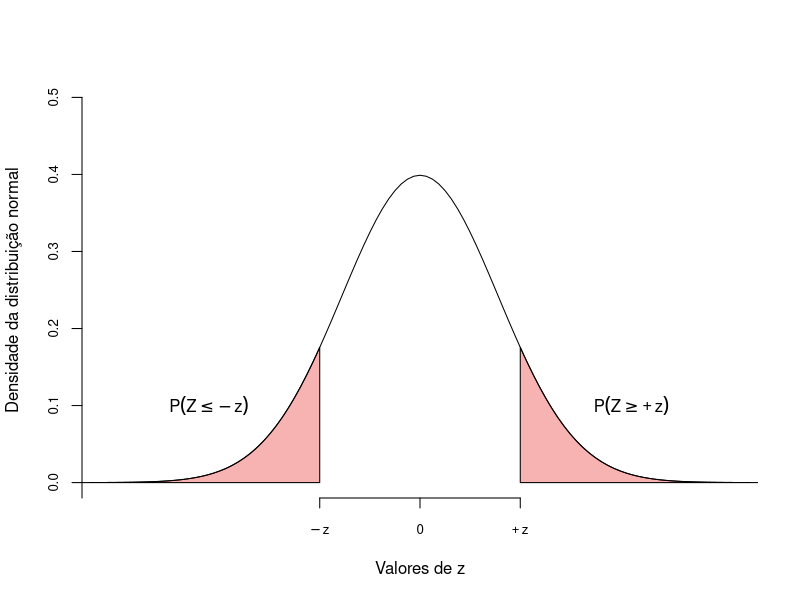
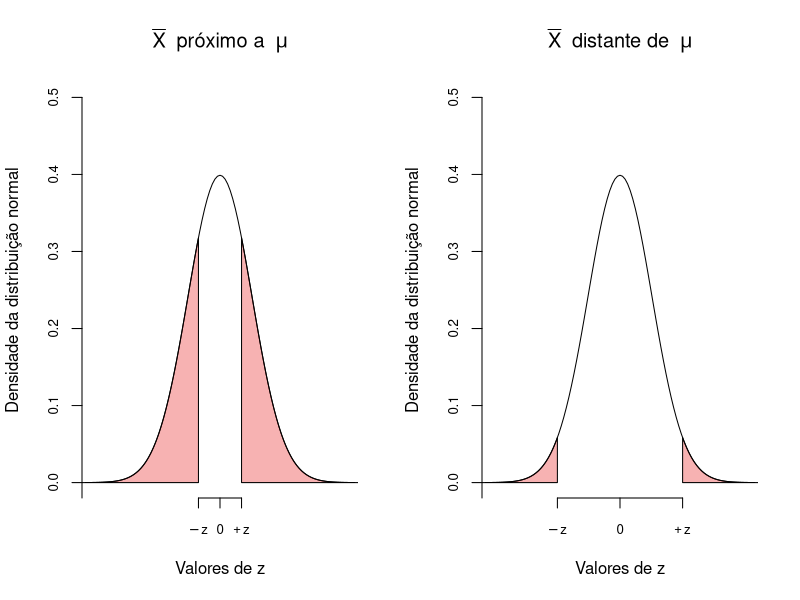
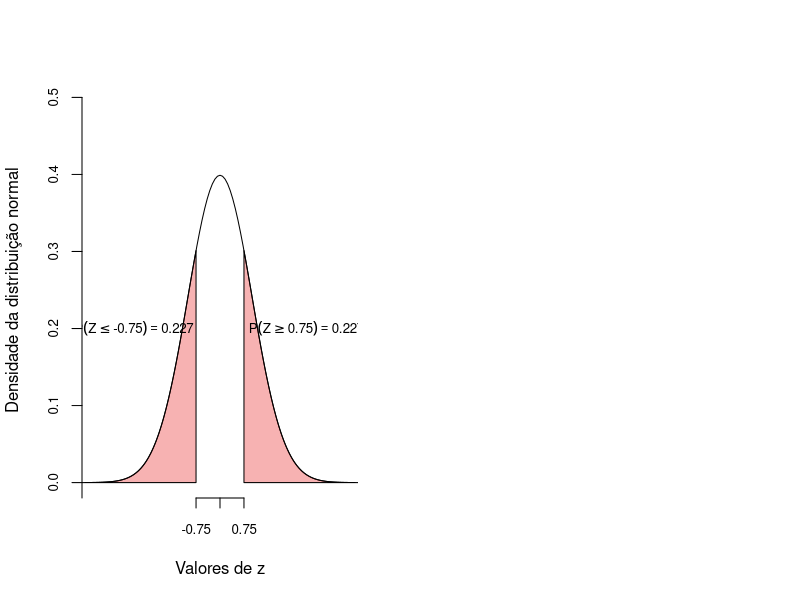
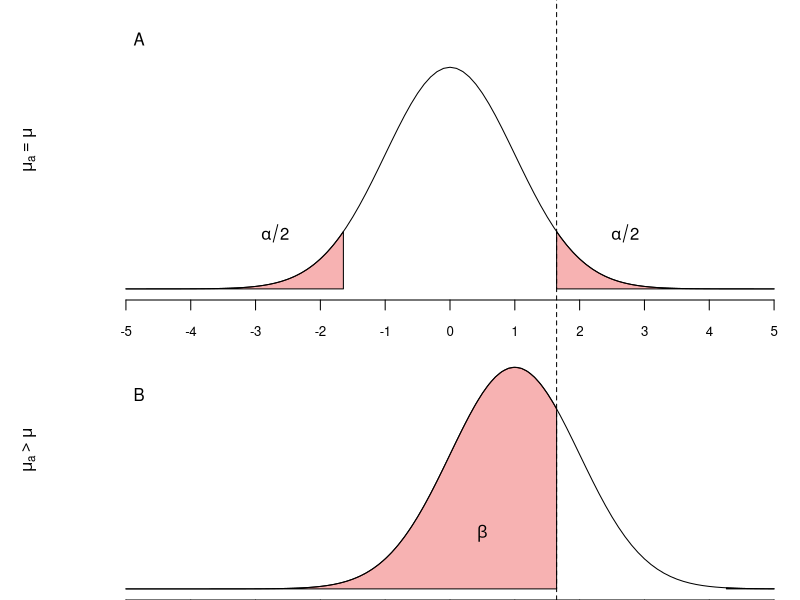
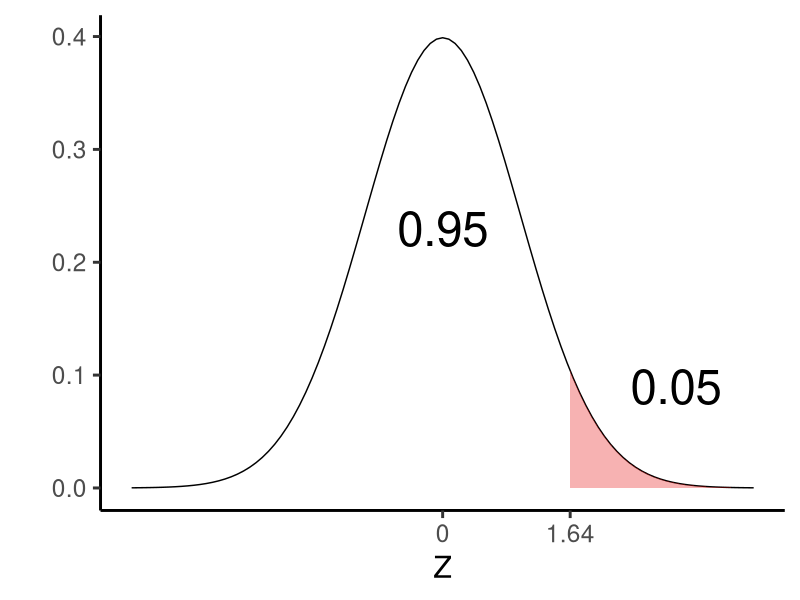

The R script that drew these images, in order:
## ---- chunk 1
library(tidyverse)
## ---- chunk 2
#| echo: false
#| fig-width: 8
#| fig-height: 6
#| label: fig-limite-rej
#| fig-cap: 'Representação da área de rejeição na distribuição Z.'
qr = qnorm(p = c(0.10, 0.90))
dqr = dnorm(x = qr)


qrc1 = c(seq(-5, qr[1], l = 100), seq(qr[1],-5, l = 100))
dqrc1 = c(rep(0,100), dnorm(x = seq(qr[1],-5, l = 100)))

qrc2 = c(seq(5, qr[2], l = 100), seq(qr[2],5, l = 100))
dqrc2 = c(rep(0,100), dnorm(x = seq(qr[2],5, l = 100)))

pqr = pnorm(q = qr)
perc = diff(pqr) * 100

eixox = expression(-z, 0, +z)

curve(expr = dnorm(x, 0,1), from = -4, to = 4, 
      ylab = "Densidade da distribuição normal",
      xlab = "Valores de z", ylim = c(0, 0.5), axes = F)
axis(1, at = c(qr[1],0,qr[2]), labels = eixox, cex.axis = 0.8)
axis(2, at = seq(-1, 0.5, by = 0.1), cex.axis = 0.8)
polygon(x = qrc1, y = dqrc1, col = rgb(red = 0.9, 0,0, alpha = 0.3))  
polygon(x = qrc2, y = dqrc2, col = rgb(red = 0.9, 0,0, alpha = 0.3))  
segments(x0 = qr[1], x1 = qr[7], y0 = 0.65, y1 = 0.65, lwd = 2)
text(y = c(0.1), x = c(-2.7), labels = bquote(P(Z <= -z)))
text(y = c(0.1), x = c(2.7), labels = bquote(P(Z >= +z)))

## ---- chunk 3
#| echo: false
#| fig-width: 8
#| fig-height: 4
#| label: fig-limite-rej-alfa
#| fig-cap: 'Efeito do nível de significancia sobre a área de rejeição em um teste de hipótese.'

qr_a = qnorm(p = c(0.25, 0.75))
dqr_a = dnorm(x = qr_a)

qrc1_a = c(seq(-5, qr_a[1], l = 100), seq(qr_a[1],-5, l = 100))
dqrc1_a = c(rep(0,100), dnorm(x = seq(qr_a[1],-5, l = 100)))

qrc2_a = c(seq(5, qr_a[2], l = 100), seq(qr_a[2],5, l = 100))
dqrc2_a = c(rep(0,100), dnorm(x = seq(qr_a[2],5, l = 100)))

pqr_a = pnorm(q = qr_a)
perc_a= diff(pqr_a) * 100

eixox_a = expression(-z, 0, +z)
#_______________________
qr_b = qnorm(p = c(0.025, 0.975))
dqr_b = dnorm(x = qr_b)

qrc1_b = c(seq(-5, qr_b[1], l = 100), seq(qr_b[1],-5, l = 100))
dqrc1_b = c(rep(0,100), dnorm(x = seq(qr_b[1],-5, l = 100)))

qrc2_b = c(seq(5, qr_b[2], l = 100), seq(qr_b[2],5, l = 100))
dqrc2_b = c(rep(0,100), dnorm(x = seq(qr_b[2],5, l = 100)))

pqr_b = pnorm(q = qr_b)
perc_b= diff(pqr_b) * 100

eixox_b = expression(-z, 0, +z)

layout(matrix(1:2, nc = 2))
curve(expr = dnorm(x, 0,1), from = -4, to = 4, 
      ylab = "Densidade da distribuição normal",
      xlab = "Valores de z", ylim = c(0, 0.5), axes = F,
      main = bquote(bar(X) ~ " próximo a " ~ mu))
axis(1, at = c(qr_a[1],0,qr_a[2]), labels = eixox_a, cex.axis = 0.8)
axis(2, at = seq(-1, 0.5, by = 0.1), cex.axis = 0.8)
polygon(x = qrc1_a, y = dqrc1_a, col = rgb(red = 0.9, 0,0, alpha = 0.3))  
polygon(x = qrc2_a, y = dqrc2_a, col = rgb(red = 0.9, 0,0, alpha = 0.3))  
segments(x0 = qr_a[1], x1 = qr_a[7], y0 = 0.65, y1 = 0.65, lwd = 2)

curve(expr = dnorm(x, 0,1), from = -4, to = 4, 
      ylab = "Densidade da distribuição normal",
      xlab = "Valores de z", ylim = c(0, 0.5), axes = F,
      main = bquote(bar(X) ~ " distante de " ~ mu))
axis(1, at = c(qr_b[1],0,qr_b[2]), labels = eixox_a, cex.axis = 0.8)
axis(2, at = seq(-1, 0.5, by = 0.1), cex.axis = 0.8)
polygon(x = qrc1_b, y = dqrc1_b, col = rgb(red = 0.9, 0,0, alpha = 0.3))  
polygon(x = qrc2_b, y = dqrc2_b, col = rgb(red = 0.9, 0,0, alpha = 0.3))  
segments(x0 = qr_b[1], x1 = qr_b[7], y0 = 0.65, y1 = 0.65, lwd = 2)


## ---- chunk 4
#| echo: false
set.seed(32)
n = 15
mu = 65
dp = 9
ep = dp/sqrt(n)
BM  = round(rnorm(n = n, mean = mu, sd = dp),0)
z = (mean(BM) - mu)/ep
## ---- chunk 5
#| echo: false
#| fig-width: 8
#| fig-height: 6
#| label: fig-limite-tz
#| fig-cap: 'Área de rejeição para z = 0,75.'
z = round(z,2)
if(mean(BM) >= mu) {
    qr = c(-z,z)
}else {qr = c(z,-z)}
dqr = dnorm(x = qr)

qrc1 = c(seq(-5, qr[1], l = 100), seq(qr[1],-5, l = 100))
dqrc1 = c(rep(0,100), dnorm(x = seq(qr[1],-5, l = 100)))

qrc2 = c(seq(5, qr[2], l = 100), seq(qr[2],5, l = 100))
dqrc2 = c(rep(0,100), dnorm(x = seq(qr[2],5, l = 100)))

pqr = pnorm(q = qr)
perc = diff(pqr) * 100


curve(expr = dnorm(x, 0,1), from = -4, to = 4, 
      ylab = "Densidade da distribuição normal",
      xlab = "Valores de z", ylim = c(0, 0.5), axes = F)
axis(1, at = c(qr[1],0,qr[2]), cex.axis = 0.8)
axis(2, at = seq(-1, 0.5, by = 0.1), cex.axis = 0.8)
polygon(x = qrc1, y = dqrc1, col = rgb(red = 0.9, 0,0, alpha = 0.3))  
polygon(x = qrc2, y = dqrc2, col = rgb(red = 0.9, 0,0, alpha = 0.3))  
segments(x0 = qr[1], x1 = qr[7], y0 = 0.65, y1 = 0.65, lwd = 2)
text(y = c(0.2), x = c(-2.7), labels = bquote(P(Z <= .(-z)) == .(round(pnorm(-z),3))), cex = 0.8)
text(y = c(0.2), x = c(2.7), labels = bquote(P(Z >= .(z)) == .(round(pnorm(z, lower.tail = F),3))), cex = 0.8)

## ---- chunk 6
X <- c(65, 73, 56, 71, 69, 69, 68, 59, 73, 68, 69, 64, 67, 64, 66)
Xm <- mean(X)
pnorm(q = Xm, mean = 65, sd = 9/sqrt(15), lower.tail = FALSE) * 2
## ---- chunk 7
#| echo: false
#| fig-width: 8
#| fig-height: 6
#| label: fig-alfa-beta
#| fig-cap: 'Relação entre o erro tipo I ($\alpha$) e o erro tipos II ($\beta$), ao aceitar ou rejeitar $H_0$.'
qr_a = qnorm(p = c(0.05, 0.95))
dqr_a = dnorm(x = qr_a)

qrc1_a = c(seq(-5, qr_a[1], l = 100), seq(qr_a[1],-5, l = 100))
dqrc1_a = c(rep(0,100), dnorm(x = seq(qr_a[1],-5, l = 100)))

qrc2_a = c(seq(5, qr_a[2], l = 100), seq(qr_a[2],5, l = 100))
dqrc2_a = c(rep(0,100), dnorm(x = seq(qr_a[2],5, l = 100)))

pqr_a = pnorm(q = qr_a)
perc_a= diff(pqr_a) * 100

#_______________________
ma = 1
qr_b = qnorm(p = c(0.95, 0.99999), mean = 0)
dqr_b = dnorm(x = qr_b, mean = ma)

qrc1_b = c(seq(-5, qr_b[1], l = 100), seq(qr_b[1],-5, l = 100))
dqrc1_b = c(rep(0,100), dnorm(x = seq(qr_b[1],-5, l = 100), mean = ma))

qrc2_b = c(seq(5, qr_b[2], l = 100), seq(qr_b[2],5, l = 100))
dqrc2_b = c(rep(0,100), dnorm(x = seq(qr_b[2],5, l = 100), mean = ma))

pqr_b = pnorm(q = qr_b, mean = ma)
perc_b= diff(pqr_b) * 100

layout(matrix(1:2, nr = 2))
par(mai = c(0,1,0,0))
curve(expr = dnorm(x, 0,1), from = -5, to = 5, 
      ylab = bquote(mu[a] == mu),
      xlab = "Valores de z", ylim = c(0, 0.5), xlim = c(-5,5), axes = F)
axis(1, at = seq(-5,5,by = 1), cex.axis = 0.8)
polygon(x = qrc1_a, y = dqrc1_a, col = rgb(red = 0.9, 0,0, alpha = 0.3))  
polygon(x = qrc2_a, y = dqrc2_a, col = rgb(red = 0.9, 0,0, alpha = 0.3))  
segments(x0 = qr_a[1], x1 = qr_a[7], y0 = 0.65, y1 = 0.65, lwd = 2)
text(y = c(0.1), x = c(-2.7), labels = bquote(alpha/2),font = 3)
text(y = c(0.1), x = c(2.7), labels = bquote(alpha/2),font = 3)
abline(v = qr_a[2], lty = 2)
text(y = 0.45, x = -4.8, label = "A")

curve(expr = dnorm(x, ma,1), from = -5, to = 5, 
      ylab = bquote(mu[a] > mu),
      xlab = "Valores de z", ylim = c(0, 0.5), xlim = c(-5,5), axes = F)
axis(1, at = seq(-5,5,by = 1), cex.axis = 0.8)
polygon(x = qrc1_b, y = dqrc1_b, col = rgb(red = 0.9, 0,0, alpha = 0.3))  
polygon(x = qrc2_b, y = dqrc2_b, col = rgb(red = 0.9, 0,0, alpha = 0.3))  
segments(x0 = qr_b[1], x1 = qr_b[7], y0 = 0.65, y1 = 0.65, lwd = 2)
text(y = c(0.1), x = c(0.5), labels = bquote(beta), font = 3)
abline(v = qr_b[1], lty = 2)
text(y = 0.35, x = -4.8, label = "B")
## ---- chunk 8
#| echo: false
#| fig-width: 8
#| fig-height: 5
#| label: fig-norm-unil
#| fig-cap: 'Área de rejeição em um teste unilateral com $\alpha = 0,05$.'
alfa <- 0.05
df_z <- data.frame(x = c(-4, 4))
zcritico <- round(qnorm(p = 1 - alfa),2)
cor_rej <- rgb(red = 0.9, 0,0, alpha = 0.3)#'#d14143'
  
pZ <- ggplot(data = df_z,
              mapping = aes(x = x)) +
  stat_function(fun = dnorm) +
  labs(x = "Z", y = "") +
  geom_area(stat = "function", fun = dnorm,
            fill = cor_rej,
            xlim = c(zcritico,5)) +
  scale_x_continuous(breaks = c(0 ,zcritico),
                     labels =  c(0 ,zcritico),
                     limits =  c(-4, 4)) +
  annotate('text', x = c(0, 3),
           y = c(0.23, 0.09),
           label = c(1-alfa, alfa), size = 12) +
  theme_classic(base_size = 22)

pZ
